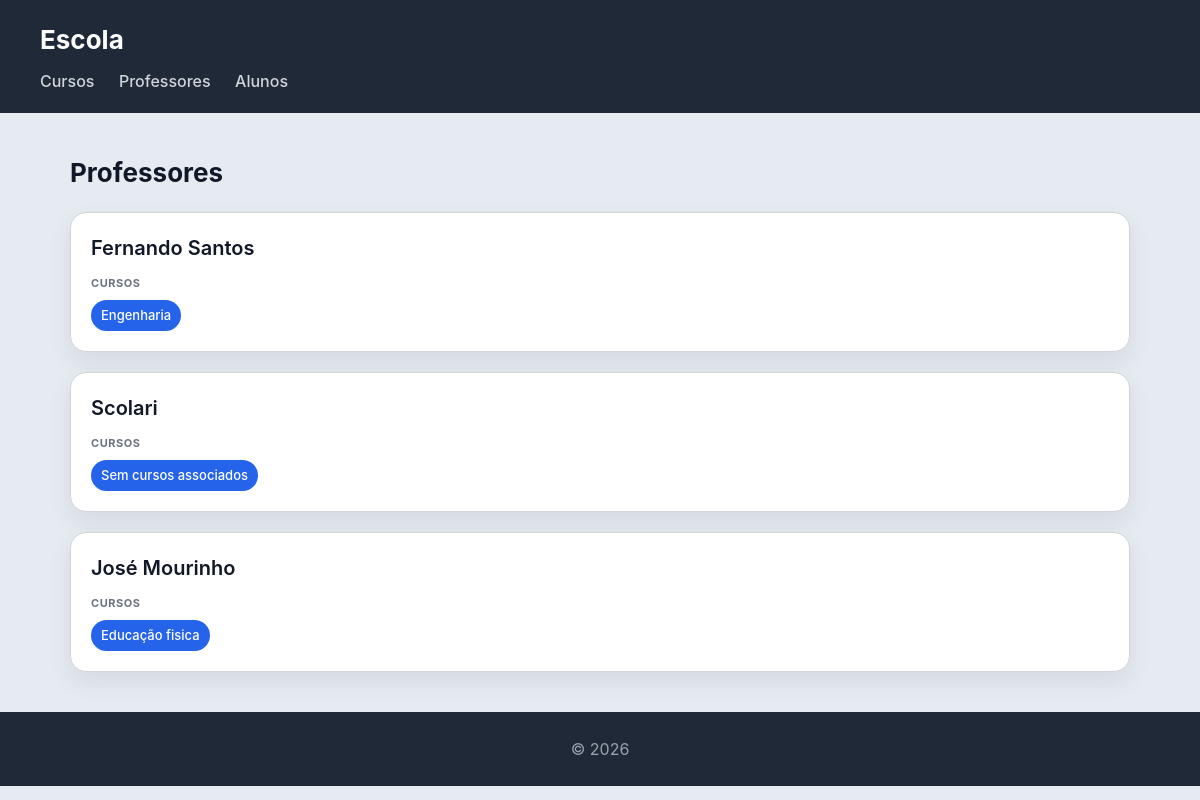
/escola/professores/, run on the app's committed database.
### escola/models.py (models this page shows, shortened)
class Professor(models.Model):
    nome = models.CharField(max_length=100)
    email = models.EmailField()

class Curso(models.Model):
    nome = models.CharField(max_length=100)
    imagem = models.ImageField(upload_to='cursos/')
    professor = models.ForeignKey(Professor, on_delete=models.CASCADE, related_name='cursos')
    alunos = models.ManyToManyField(Aluno, related_name='cursos')

### escola/views.py (the view)
# urls.py: path("professores/", views.professores_view, name='professores'),
def professores_view(request):
    professores = Professor.objects.all()
    return render(request, 'escola/professor.html', {'professores': professores})

### escola/templates/escola/professor.html
{% extends "escola/base.html" %}
{% block content %}
<h2>Professores</h2>
<section>
    {% for professor in professores %}
    <article>
        <header>
            <h3>{{ professor.nome }}</h3>
        </header>
        <section>
            <h4>Cursos</h4>
            <ul>
                {% for curso in professor.cursos.all %}
                    <li>{{ curso.nome }}</li>
                {% empty %}
                    <li>Sem cursos associados</li>
                {% endfor %}
            </ul>
        </section>
    </article>
    {% endfor %}
</section>
{% endblock %}

### escola/static/escola/styles.css (style rules this page uses)
* { box-sizing: border-box; margin: 0; padding: 0; }
body { font-family: "Inter", "Segoe UI", system-ui, -apple-system, sans-serif; background: #e6ebf2; color: #111827; line-height: 1.5; }
h2 { margin-bottom: 20px; font-size: 26px; }
section > article { background: white; padding: 20px; border-radius: 16px; border: 1px solid #d1d5db; box-shadow: 0 10px 25px rgba(0,0,0,0.08); transition: all 0.25s ease; margin-bottom: 20px; }
article > header { margin-bottom: 12px; }
article > header > h3 { font-size: 20px; font-weight: 600; margin-bottom: 4px; }
article > section { margin-top: 10px; }
article > section > h4 { font-size: 11px; text-transform: uppercase; color: #6b7280; margin-bottom: 8px; letter-spacing: 0.05em; }
article > section > ul { list-style: none; display: flex; flex-wrap: wrap; gap: 8px; }
article > section > ul > li { background: #2563eb; color: white; padding: 6px 10px; border-radius: 999px; font-size: 13px; font-weight: 500; }

### data on the page
Professor: nome "Fernando Santos"
Curso: nome "Engenharia"
Professor: nome "Scolari"
Professor: nome "José Mourinho"
Curso: nome "Educação fisica"
